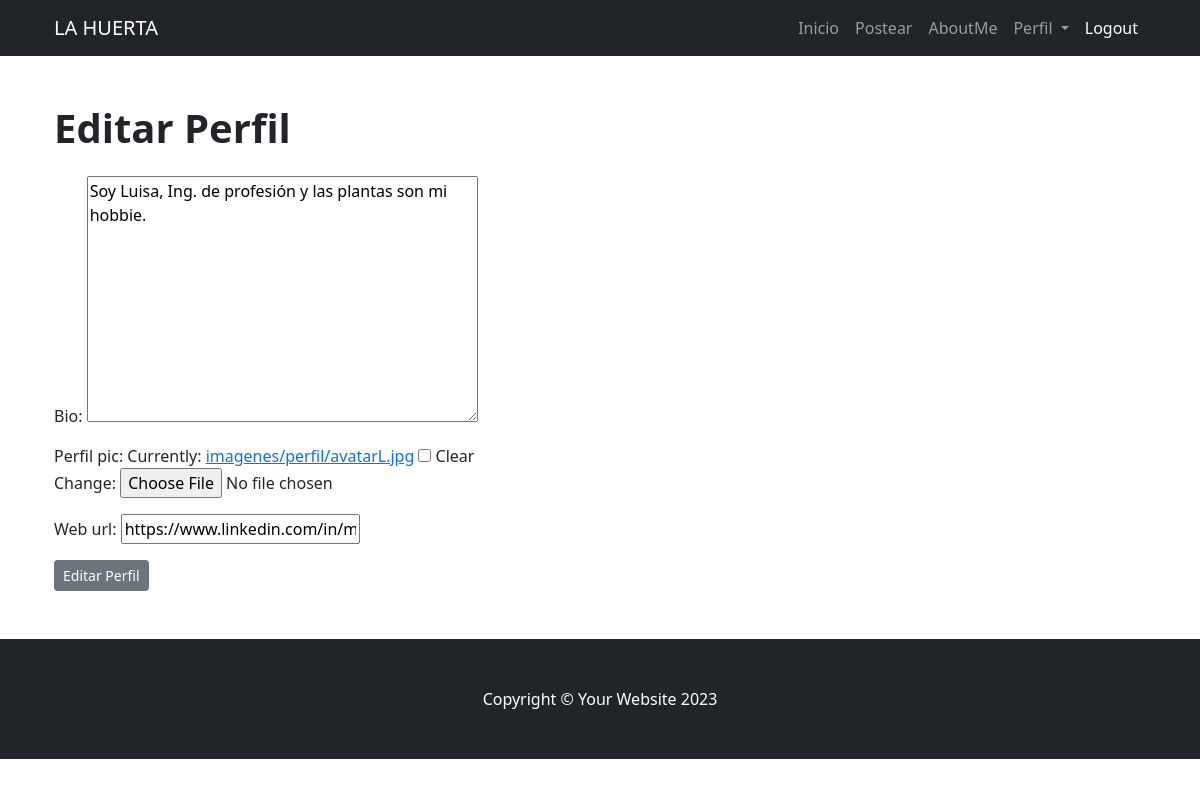
/miembros/9/editarperfil/ (signed in), run on an earlier commit of the app's database.
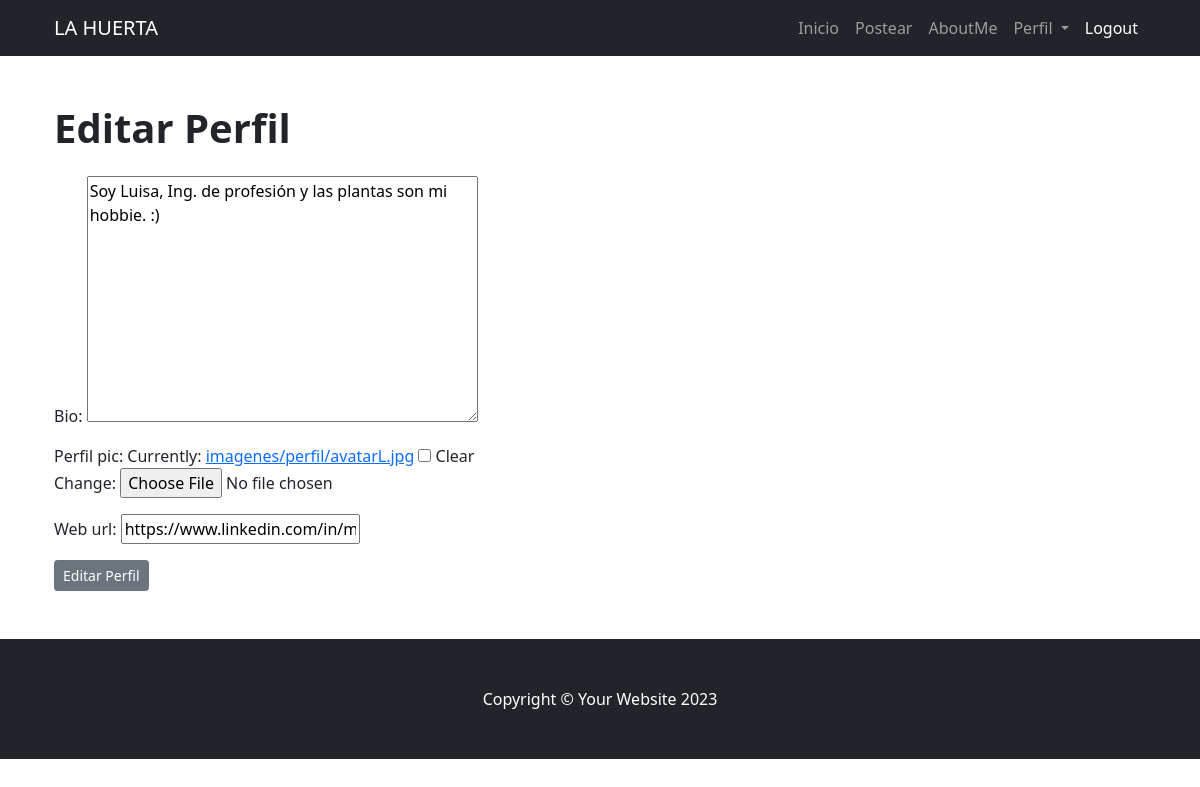
And on a later commit of the database.
### AppCoder/models.py (models this page shows, shortened)
class Perfil (models.Model):
    user=models.OneToOneField(User,null=True, on_delete=models.CASCADE)
    bio=models.TextField()
    perfil_pic=models.ImageField(null=True, blank=True, upload_to="imagenes/perfil/")
    web_url=models.CharField(max_length=255, null=True, blank=True)

### miembros/views.py (the view)
# urls.py: path('<int:pk>/editarperfil/', UserEditPerfilView.as_view(), name='editarperfil'),
class UserEditPerfilView(UpdateView):
     model=Perfil
     template_name='miembros/editarperfil.html'
     fields=['bio', 'perfil_pic', 'web_url']
     success_url=reverse_lazy('inicio')

### miembros/templates/miembros/editarperfil.html (shortened to what this page needs)
{% extends 'AppCoder/padre.html' %}
{% block titulo %}
Editar Perfil
{% endblock %}
{%block contenido %}
{%if user.is_authenticated %}
  <div class="form-group">
  <form method="POST" enctype="multipart/form-data">
      {{ form.as_p }}
      <button type="submit" class="btn btn-secondary btn-sm"> Editar Perfil </button>
  </div>
{%endif%}
{% endblock %}

What changed in the data, as far as the page shows it:
changed Perfil "https://www.linkedin.com/in/maria-luisa-boettner-9738921a": bio "Soy Luisa, Ing. de profesión y las plantas son mi hobbie." → "Soy Luisa, Ing. de profesión y las plantas son mi hobbie. :)"
